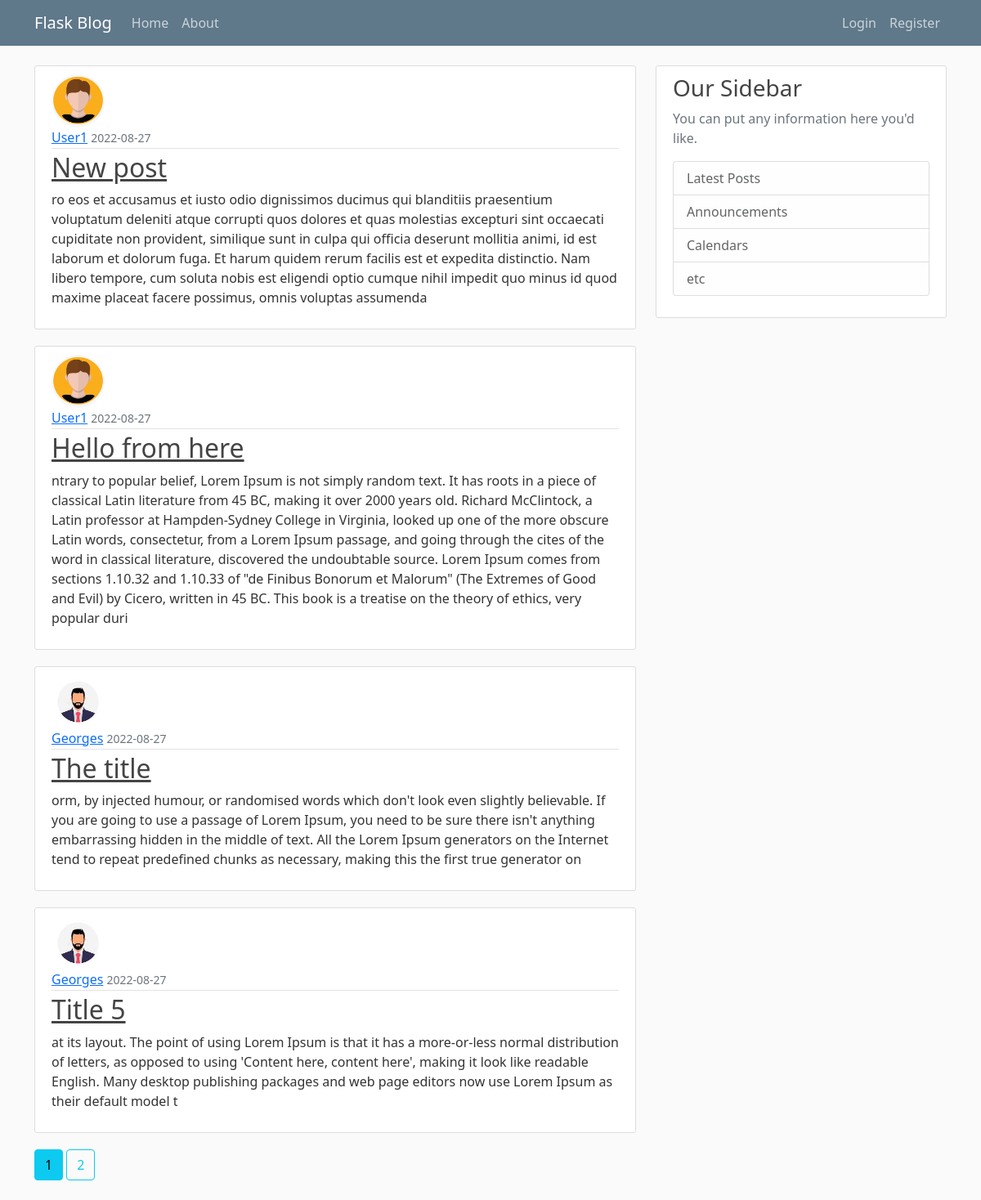
The page /home on the database its author committed.
### flaskblog/models.py (models this page shows, shortened)
class Post(db.Model):
    id = db.Column(db.Integer, primary_key=True)
    title = db.Column(db.String(100), nullable=False)
    date_posted = db.Column(db.DateTime, nullable=False, default=datetime.utcnow)
    content = db.Column(db.Text(20), nullable=False)
    user_id =  db.Column(db.Integer, db.ForeignKey('user.id'), nullable=False)

class User(db.Model, UserMixin):
    id = db.Column(db.Integer, primary_key=True)
    username = db.Column(db.String(20), unique=True, nullable=False)
    email = db.Column(db.String(120), unique=True, nullable=False)
    image_file = db.Column(db.String(20), nullable=False, default='default.png')
    password = db.Column(db.String(60), nullable=False)
    posts = db.relationship('Post', backref='author', lazy=True)

### flaskblog/main/routes.py (the view)
@main.route("/")
@main.route("/home")
def home():
    page = request.args.get('page', 1, type=int)
    posts = Post.query.order_by(Post.date_posted.desc()).paginate(page=page, per_page=4)
    return render_template('home.html', posts=posts)

### flaskblog/templates/home.html
{% extends "layout.html" %}
{% block content %}
    {% for post in posts.items %}
    <article class="media content-section">
      <img class="rounded-circle article-img" src="{{ url_for('static', filename='profile_pics/'+post.author.image_file) }}">
      <div class="media-body">
        <div class="article-metadata">
          <a class="mr-2" href="{{ url_for('users.user_posts', username=post.author.username) }}">{{ post.author.username }}</a>
          <small class="text-muted">{{ post.date_posted.strftime('%Y-%m-%d') }}</small>
        </div>
        <h2><a class="article-title" href="{{url_for('posts.post',post_id=post.id)}}">{{ post.title }}</a></h2>
        <p class="article-content">{{ post.content }}</p>
      </div>
    </article>
    {% endfor %}
    {% for page_num in posts.iter_pages(left_edge=1, right_edge=1, left_current=1, right_current=2) %}
      {% if page_num %}
        {% if posts.page == page_num %}
          <a class="btn btn-info mb-4" href="{{ url_for('main.home', page=page_num) }}">{{ page_num }}</a>
        {% else %}
          <a class="btn btn-outline-info mb-4" href="{{ url_for('main.home', page=page_num) }}">{{ page_num }}</a>
        {% endif %}
      {% else %}
        ...
      {% endif %}
    {% endfor %}
{% endblock content %}

### flaskblog/static/main.css (style rules this page uses)
body { background: #fafafa; color: #333333; margin-top: 5rem; }
h1, h2, h3, h4, h5, h6 { color: #444444; }
.content-section { background: #ffffff; padding: 10px 20px; border: 1px solid #dddddd; border-radius: 3px; margin-bottom: 20px; }
.article-title { color: #444444; }
.article-content { white-space: pre-line; }
.article-img { height: 65px; width: 65px; margin-right: 16px; }
.article-metadata { padding-bottom: 1px; margin-bottom: 4px; border-bottom: 1px solid #e3e3e3 }

### rows shown on the page
Post: image_file (placeholder picture), author.username "User1", date_posted "2022-08-27", title "New post", content "ro eos et accusamus et iusto odio dignissimos ducimus qui blanditiis praesentium voluptatum deleniti atque corrupti quos dolores et quas molestias excepturi sint occaecati cupiditate non provident, similique sunt in culpa qui officia deserunt mollitia animi, id est laborum et dolorum fuga. Et harum quidem rerum facilis est et expedita distinctio. Nam libero tempore, cum soluta nobis est eligendi optio cumque nihil impedit quo minus id quod maxime placeat facere possimus, omnis voluptas assumenda"
Post: image_file (placeholder picture), author.username "User1", date_posted "2022-08-27", title "Hello from here", content "ntrary to popular belief, Lorem Ipsum is not simply random text. It has roots in a piece of classical Latin literature from 45 BC, making it over 2000 years old. Richard McClintock, a Latin professor at Hampden-Sydney College in Virginia, looked up one of the more obscure Latin words, consectetur, from a Lorem Ipsum passage, and going through the cites of the word in classical literature, discovered the undoubtable source. Lorem Ipsum comes from sections 1.10.32 and 1.10.33 of \"de Finibus Bonorum et Malorum\" (The Extremes of Good and Evil) by Cicero, written in 45 BC. This book is a treatise on the theory of ethics, very popular duri"
Post: image_file (picture), author.username "Georges", date_posted "2022-08-27", title "The title", content "orm, by injected humour, or randomised words which don't look even slightly believable. If you are going to use a passage of Lorem Ipsum, you need to be sure there isn't anything embarrassing hidden in the middle of text. All the Lorem Ipsum generators on the Internet tend to repeat predefined chunks as necessary, making this the first true generator on"
Post: image_file (picture), author.username "Georges", date_posted "2022-08-27", title "Title 5", content "at its layout. The point of using Lorem Ipsum is that it has a more-or-less normal distribution of letters, as opposed to using 'Content here, content here', making it look like readable English. Many desktop publishing packages and web page editors now use Lorem Ipsum as their default model t"

### other values the page prints
{{ page_num }} "1"
{{ page_num }} "2"
